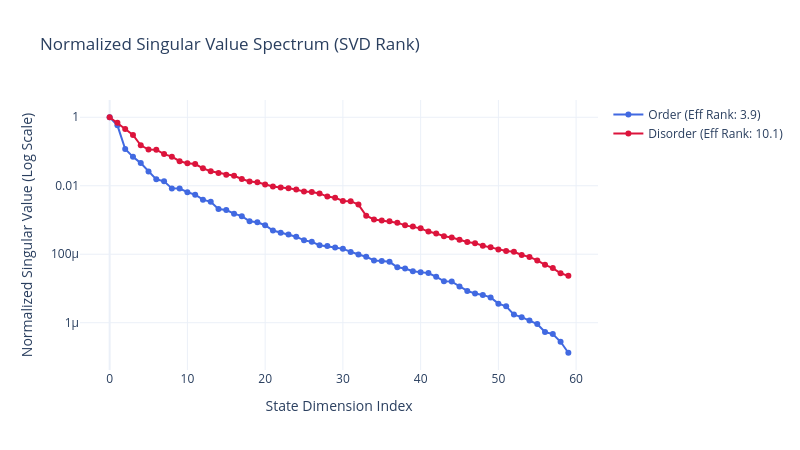

The notebook cell saved with this chart:
### Code cell
fig_svd = go.Figure()

fig_svd.add_trace(
    go.Scatter(
        y=order_ranks["s_kr"] / order_ranks["s_kr"][0],
        mode="lines+markers",
        name=f"Order (Eff Rank: {order_ranks['KR_effective']:.1f})",
        line=dict(color="royalblue", width=2),
    )
)

fig_svd.add_trace(
    go.Scatter(
        y=disorder_ranks["s_kr"] / disorder_ranks["s_kr"][0],
        mode="lines+markers",
        name=f"Disorder (Eff Rank: {disorder_ranks['KR_effective']:.1f})",
        line=dict(color="crimson", width=2),
    )
)

fig_svd.update_layout(
    title="Normalized Singular Value Spectrum (SVD Rank)",
    xaxis_title="State Dimension Index",
    yaxis_title="Normalized Singular Value (Log Scale)",
    yaxis_type="log",
    template="plotly_white",
    width=800,
    height=450,
)

fig_svd.show()

### Figure 1 — Plotly figure (JSON) as saved in the notebook; plotly's stock layout.template omitted (floating-point values rounded to 4 significant figures)
{"data": [{"line": {"color": "royalblue", "width": 2}, "mode": "lines+markers", "name": "Order (Eff Rank: 3.9)", "type": "scatter", "y": [1.0, 0.5801, 0.1178, 0.06983, 0.0458, 0.02616, 0.01539, 0.01343, 0.008379, 0.008278, 0.006496, 0.005461, 0.003922, 0.003381, 0.002084, 0.001946, 0.001531, 0.001294, 0.0009164, 0.0008612, 0.0007045, 0.0004946, 0.0004238, 0.0003773, 0.0003254, 0.0002542, 0.000231, 0.0001819, 0.0001726, 0.000157, 0.0001435, 0.0001161, 9.808e-05, 8.481e-05, 6.559e-05, 6.392e-05, 6.011e-05, 4.146e-05, 3.821e-05, 3.177e-05, 2.982e-05, 2.815e-05, 2.202e-05, 1.614e-05, 1.587e-05, 1.139e-05, 8.481e-06, 7.132e-06, 6.487e-06, 5.5e-06, 3.608e-06, 3.022e-06, 1.728e-06, 1.456e-06, 1.168e-06, 9.18e-07, 5.352e-07, 4.652e-07, 2.779e-07, 1.329e-07]}, {"line": {"color": "crimson", "width": 2}, "mode": "lines+markers", "name": "Disorder (Eff Rank: 10.1)", "type": "scatter", "y": [1.0, 0.6911, 0.4548, 0.3054, 0.1513, 0.1137, 0.113, 0.08397, 0.07062, 0.05198, 0.04565, 0.04292, 0.03239, 0.02632, 0.02361, 0.02088, 0.01951, 0.0158, 0.01326, 0.01258, 0.01096, 0.009472, 0.008829, 0.008486, 0.007738, 0.006744, 0.006571, 0.005977, 0.004826, 0.004494, 0.003585, 0.003547, 0.002822, 0.001334, 0.001035, 0.0009643, 0.0009174, 0.0008352, 0.0006968, 0.0006419, 0.0005704, 0.0004593, 0.0004055, 0.0003359, 0.0003077, 0.0002661, 0.0002266, 0.0002109, 0.000178, 0.0001587, 0.0001373, 0.0001236, 0.0001179, 9.53e-05, 8.373e-05, 6.594e-05, 4.894e-05, 3.936e-05, 2.782e-05, 2.336e-05]}], "layout": {"height": 450, "title": {"text": "Normalized Singular Value Spectrum (SVD Rank)"}, "width": 800, "xaxis": {"title": {"text": "State Dimension Index"}}, "yaxis": {"title": {"text": "Normalized Singular Value (Log Scale)"}, "type": "log"}}}
